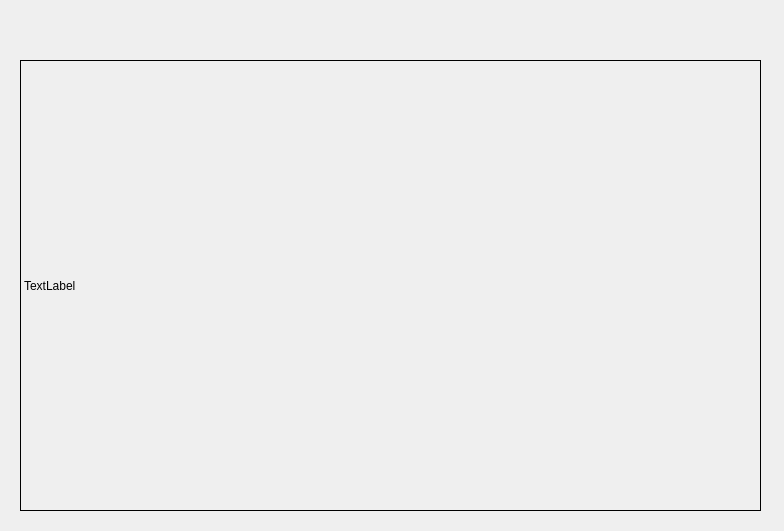
<?xml version="1.0" encoding="UTF-8"?>
<ui version="4.0">
 <class>Dialog</class>
 <widget class="QDialog" name="Dialog">
  <property name="geometry">
   <rect>
    <x>0</x>
    <y>0</y>
    <width>784</width>
    <height>531</height>
   </rect>
  </property>
  <property name="windowTitle">
   <string>Dialog</string>
  </property>
  <widget class="QLabel" name="search">
   <property name="geometry">
    <rect>
     <x>20</x>
     <y>60</y>
     <width>741</width>
     <height>451</height>
    </rect>
   </property>
   <property name="styleSheet">
    <string notr="true">border: 1px solid black;</string>
   </property>
   <property name="text">
    <string>TextLabel</string>
   </property>
  </widget>
  <widget class="QLabel" name="label_2">
   <property name="geometry">
    <rect>
     <x>20</x>
     <y>10</y>
     <width>111</width>
     <height>41</height>
    </rect>
   </property>
   <property name="text">
    <string>&lt;html&gt;&lt;head/&gt;&lt;body&gt;&lt;p&gt;&lt;img src=&quot;:/img/img/로그확인_30.png&quot;/&gt;&lt;/p&gt;&lt;/body&gt;&lt;/html&gt;</string>
   </property>
  </widget>
 </widget>
 <resources>
  <include location="resources.qrc"/>
 </resources>
 <connections/>
</ui>
